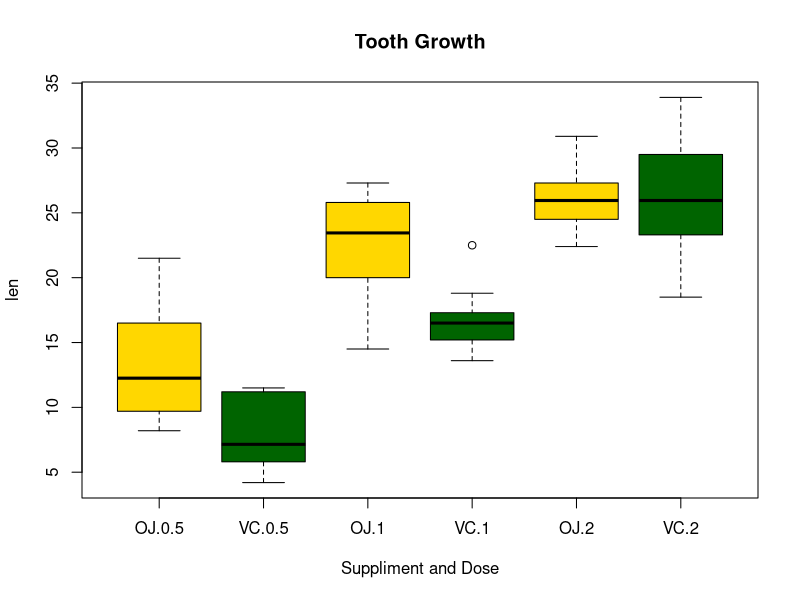

This chart was generated by the following R code:
## ---- chunk 1

setwd("/home/user/data_analysis/Stat/")
library(datasets)
data(ToothGrowth)
#head(ToothGrowth);
boxplot(len~supp*dose, data=ToothGrowth, 
  col=(c("gold","darkgreen")),
  main="Tooth Growth", xlab="Suppliment and Dose")
## ---- chunk 2
 summary(ToothGrowth)
 
cat("The mean of Tooth length is", mean(ToothGrowth$len),"and its standard deviation is", sd(ToothGrowth$len), "\n")
## ---- chunk 3
cat("t-test for dose = 0.5") 
g1 <- subset(ToothGrowth, supp=="OJ" & dose =="0.5")
g2<-  subset(ToothGrowth, supp=="VC" & dose =="0.5")

  difference <- g1$len - g2$len
 mn <- mean(difference)
 s <- sd(difference)
 n <- 30

 mn + c(-1, 1) * qt(.975, n-1) * s / sqrt(n)
#t.test(difference)
t.test(g2$len, g1$len, paired = FALSE)
## ---- chunk 4
cat("t-test for dose = 1") 
g1 <- subset(ToothGrowth, supp=="OJ" & dose =="1")
g2<-  subset(ToothGrowth, supp=="VC" & dose =="1")

  difference <- g1$len - g2$len
 mn <- mean(difference)
 s <- sd(difference)
 n <- 30

 mn + c(-1, 1) * qt(.975, n-1) * s / sqrt(n)
#t.test(difference)
t.test(g2$len, g1$len, paired = FALSE)
## ---- chunk 5
cat("t-test for dose = 2")

g1 <- subset(ToothGrowth, supp=="OJ" & dose == 2)
g2<-  subset(ToothGrowth, supp=="VC" & dose == 2)

  difference <- g1$len - g2$len
 mn <- mean(difference)
 s <- sd(difference)
 n <- 30

 mn + c(-1, 1) * qt(.975, n-1) * s / sqrt(n)
#t.test(difference)
t.test(g2$len, g1$len, paired = FALSE)
## ---- chunk 6
# t-test for OJ
g1 <- subset(ToothGrowth, supp=="OJ" & dose == 0.5)
g2<-  subset(ToothGrowth, supp=="OJ" & dose == 1)

  difference <- g1$len - g2$len
 mn <- mean(difference)
 s <- sd(difference)
 n <- length(difference)

 mn + c(-1, 1) * qt(.975, n-1) * s / sqrt(n)
#t.test(difference)
t.test(g2$len, g1$len, paired = FALSE)
## ---- chunk 7
# t-test for OJ
g1 <- subset(ToothGrowth, supp=="OJ" & dose == 1)
g2<-  subset(ToothGrowth, supp=="OJ" & dose == 2)

  difference <- g1$len - g2$len
 mn <- mean(difference)
 s <- sd(difference)
 n <- length(difference)

 mn + c(-1, 1) * qt(.975, n-1) * s / sqrt(n)
#t.test(difference)
t.test(g2$len, g1$len, paired = FALSE)
## ---- chunk 8
# t-test for VC
g1 <- subset(ToothGrowth, supp=="VC" & dose == 0.5)
g2<-  subset(ToothGrowth, supp=="OJ" & dose == 1)

  difference <- g1$len - g2$len
 mn <- mean(difference)
 s <- sd(difference)
 n <- length(difference)

 mn + c(-1, 1) * qt(.975, n-1) * s / sqrt(n)
#t.test(difference)
t.test(g2$len, g1$len, paired = FALSE)
## ---- chunk 9
# t-test for VC
g1 <- subset(ToothGrowth, supp=="VC" & dose == 1)
g2<-  subset(ToothGrowth, supp=="VC" & dose == 2)

  difference <- g1$len - g2$len
 mn <- mean(difference)
 s <- sd(difference)
 n <- length(difference)

 mn + c(-1, 1) * qt(.975, n-1) * s / sqrt(n)
#t.test(difference)
t.test(g2$len, g1$len, paired = FALSE)
## ---- chunk 10
g1_VC <- subset(ToothGrowth, supp=="VC" & dose == 1)
g2_VC<-  subset(ToothGrowth, supp=="VC" & dose == 2)

g1_OJ <- subset(ToothGrowth, supp=="OJ" & dose == 1)
g2_OJ<-  subset(ToothGrowth, supp=="OJ" & dose == 2)

difference_VC <- g1_VC$len - g2_VC$len
difference_OJ <- g1_OJ$len - g2_OJ$len

difference <- difference_VC - difference_OJ

 mn <- mean(difference)
 s <- sd(difference)
 n <- length(difference)

 mn + c(-1, 1) * qt(.975, n-1) * s / sqrt(n)
#t.test(difference)
t.test(difference_VC, difference_OJ, paired = FALSE)
